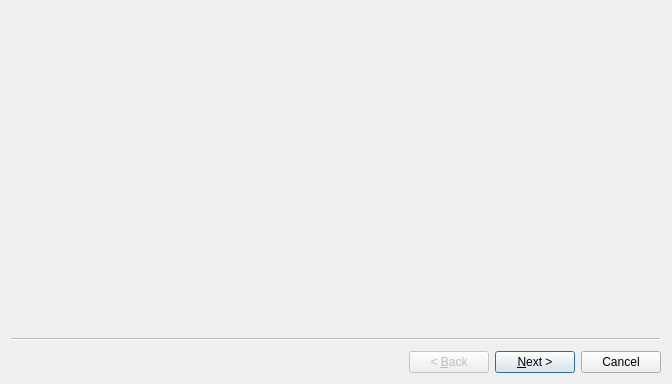
<?xml version="1.0" encoding="UTF-8"?>
<ui version="4.0">
 <class>WizardPartyAcct</class>
 <widget class="QWizard" name="WizardPartyAcct">
  <property name="geometry">
   <rect>
    <x>0</x>
    <y>0</y>
    <width>672</width>
    <height>384</height>
   </rect>
  </property>
  <property name="windowTitle">
   <string>Wizard</string>
  </property>
  <widget class="PageSmart_PartyAcct" name="wizardPage1"/>
  <widget class="PageSmart_NymAcct" name="wizardPage2"/>
 </widget>
 <customwidgets>
  <customwidget>
   <class>PageSmart_PartyAcct</class>
   <extends>QWizardPage</extends>
   <header>gui/widgets/pagesmart_partyacct.hpp</header>
   <container>1</container>
  </customwidget>
  <customwidget>
   <class>PageSmart_NymAcct</class>
   <extends>QWizardPage</extends>
   <header>gui/widgets/pagesmart_nymacct.hpp</header>
   <container>1</container>
  </customwidget>
 </customwidgets>
 <resources/>
 <connections/>
</ui>
